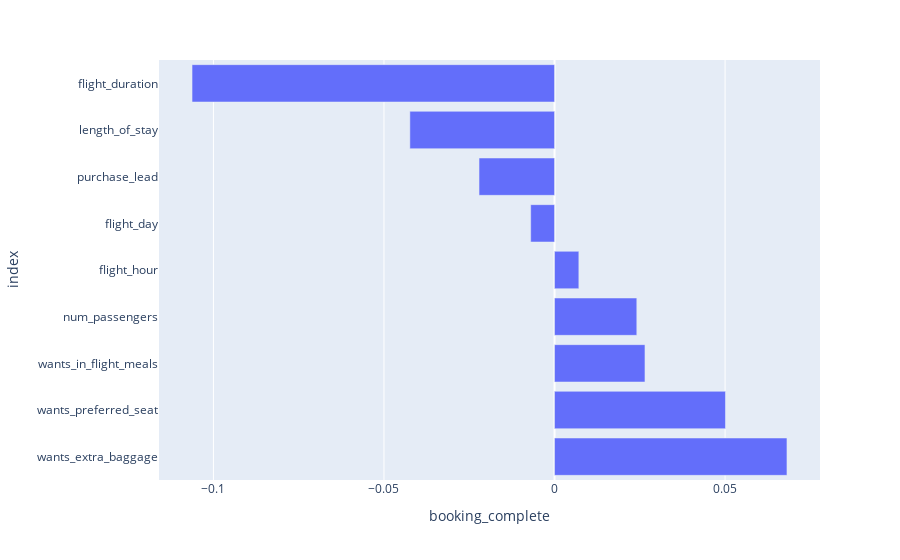

Write notebook code for a chart like this one.
### Code cell
px.bar(data_frame=df2.drop('const', axis=1).corr()[['booking_complete']].reset_index().sort_values(by='booking_complete', ascending=False).iloc[1::], 
       y='index',
       x='booking_complete', orientation='h')

### Figure 1 — Plotly figure (JSON) as saved in the notebook; plotly's stock layout.template omitted (floating-point values rounded to 4 significant figures)
{"data": [{"alignmentgroup": "True", "hovertemplate": "booking_complete=%{x}<br>index=%{y}<extra></extra>", "legendgroup": "", "marker": {"color": "#636efa", "pattern": {"shape": ""}}, "name": "", "offsetgroup": "", "orientation": "h", "showlegend": false, "textposition": "auto", "type": "bar", "x": [0.06814, 0.05012, 0.02651, 0.02412, 0.007127, -0.006986, -0.02213, -0.04241, -0.1063], "xaxis": "x", "y": ["wants_extra_baggage", "wants_preferred_seat", "wants_in_flight_meals", "num_passengers", "flight_hour", "flight_day", "purchase_lead", "length_of_stay", "flight_duration"], "yaxis": "y"}], "layout": {"autosize": true, "barmode": "relative", "legend": {"tracegroupgap": 0}, "margin": {"t": 60}, "xaxis": {"anchor": "y", "autorange": true, "domain": [0, 1], "range": [-0.116, 0.07783], "title": {"text": "booking_complete"}, "type": "linear"}, "yaxis": {"anchor": "x", "autorange": true, "domain": [0, 1], "range": [-0.5, 8.5], "title": {"text": "index"}, "type": "category"}}}
